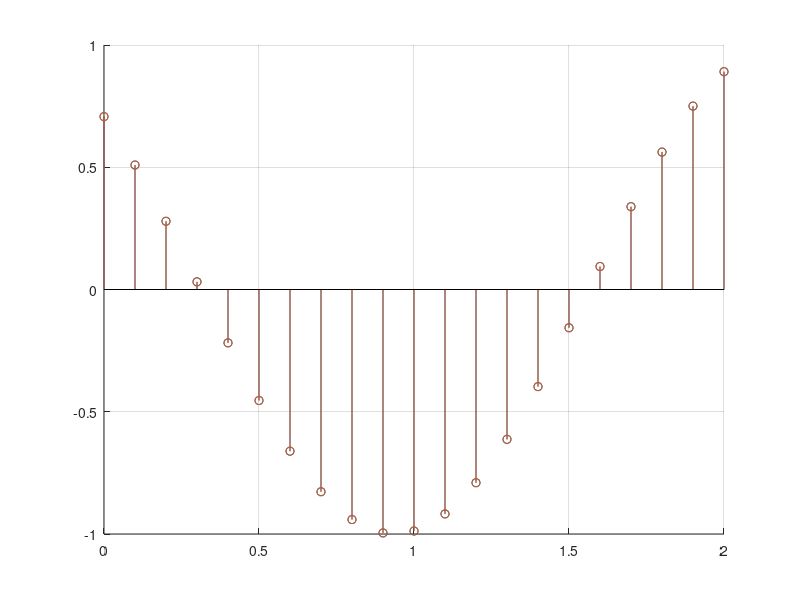

The MATLAB source for this figure:
%LAB 23-09-2016
close all;
clear all;
%% Assigment 6
% N = 11;
% % -5 : 5 
% % % sin( pi*n/3) / pi*n
% n = 0:0.1:1000;
% h = sin(pi.*n/3) ./ (pi .* n);
% % figure()
% % stem(n,h)
% % xlabel('$n $','Interpreter','LaTex')
% % ylabel('$\tilde{h}[n]$','Interpreter','LaTex')
% % saveas(gcf,'figures/Assigment6b','epsc');
% % saveas(gcf,'figures/Assigment6b','fig');
% 
% x_2 = sin(pi/6 * n) + sin(5*pi/6*n);
% x_3 = conv(x_2,h);
% sound(x_2);
% pause(5);
% sound(x_3);

%You hear a more higher tone not as dove toon as the original, it s more
%clearer tone with not as many bass as the original tone.
%% Assigment 8
f = 4000;
A = 1;
phi = 0;
fs =4*10^3;
N = 10000;
1/fs*10;

n = 0:N-1;
time = 0: 0.1*1/fs: 10;
theta = 2*pi*(f/fs);
x = A*sin(theta.*n+phi);

% x_c = A*sin(theta.*time+phi) ;
% figure();
% grid on;
% stem(n,x);hold on;
% plot(time,x_c,'color','r')
% xlabel('$t \, \, [sec \cdot 10^{-3}]$','Interpreter','LaTex')
% ylabel('$y $','Interpreter','LaTex')
% h = legend('$ x[n] = sin(\theta n + \phi)$','$x_c(t) = sin(\theta t + \phi)$','Location','northwest');
% set(h,'Interpreter','latex')
%saveas(gcf,'figures/Assigment8','epsc');
%saveas(gcf,'figures/Assigment8','fig');

sound(x);

%% Asigment 9

f_s  = 0.5;
f = 0.2;
phi = pi/4;
n = 0:0.1:2;

f2 = 0.2;

omega = 2*pi.*f;
T_s = 1/f_s
F_nor = omega.*(T_s)

omega2 = 2*pi.*f2;
T_s = 1/f_s
F_nor2 = omega2.*(T_s)

%x_c = cos(2*pi*f*t+ phi);
x_n2 = cos((F_nor.*n)+ phi);
%x_n3 = cos((2*pi-F_nor).*n-phi);
x_n5 = cos((F_nor2.*n)+phi);
%x_c1 = cos(2*pi*(f+F_s/2)*t+ phi);




figure();
grid on;
hold on;
stem(n,x_n2);hold on;
%stem(n,x_n4);hold on;
%stem(n,x_n3);hold on;
stem(n,x_n5);hold on;
%plot(t,x_c2);hold on;
% xlabel('$t \, \, [sec \cdot 10^{-3}]$','Interpreter','LaTex')
% ylabel('$y $','Interpreter','LaTex')
% h = legend('$ x[n] = sin(\theta n + \phi)$','$x_c(t) = sin(\theta t + \phi)$','Location','northwest');
% set(h,'Interpreter','latex')
% saveas(gcf,'figures/Assigment9','epsc');
% saveas(gcf,'figures/Assigment9','fig');

%between 0 and 0.75 Hz
